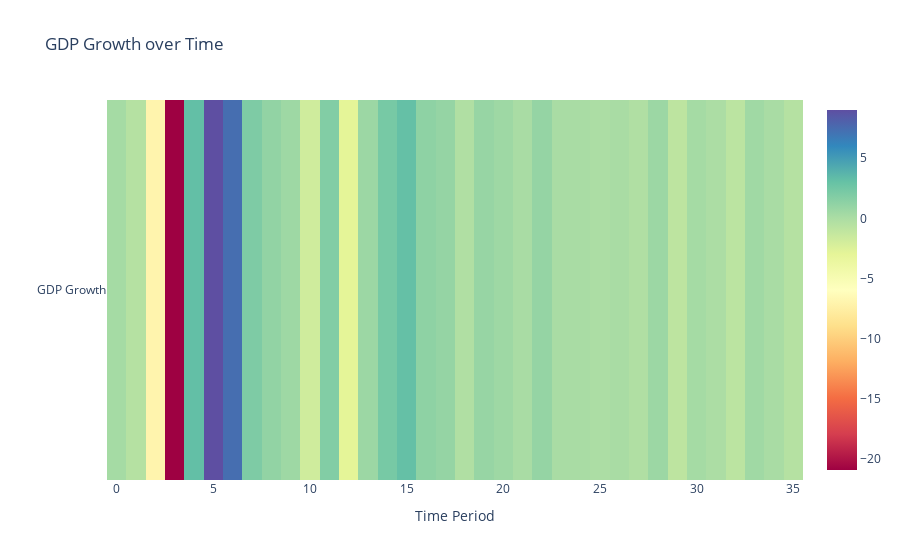

Notebook cell for this chart:
### Code cell
fig = go.Figure(data=go.Heatmap(
                   z=[data['GDP Growth']],
                   x=data.index,
                   y=['GDP Growth'],
                   colorscale='Spectral'))

fig.update_layout(title='GDP Growth over Time',
                  xaxis_title='Time Period',
                  yaxis_title='')

fig.show()

### Figure 1 — Plotly figure (JSON) as saved in the notebook; plotly's stock layout.template omitted (floating-point values rounded to 4 significant figures)
{"data": [{"colorscale": [[0, "rgb(158,1,66)"], [0.1, "rgb(213,62,79)"], [0.2, "rgb(244,109,67)"], [0.3, "rgb(253,174,97)"], [0.4, "rgb(254,224,139)"], [0.5, "rgb(255,255,191)"], [0.6, "rgb(230,245,152)"], [0.7, "rgb(171,221,164)"], [0.8, "rgb(102,194,165)"], [0.9, "rgb(50,136,189)"], [1, "rgb(94,79,162)"]], "type": "heatmap", "x": [0, 1, 2, 3, 4, 5, 6, 7, 8, 9, 10, 11, 12, 13, 14, 15, 16, 17, 18, 19, 20, 21, 22, 23, 24, 25, 26, 27, 28, 29, 30, 31, 32, 33, 34, 35], "y": ["GDP Growth"], "z": [[0.3, -0.5, -7, -20.9, 3.2, 9, 7.4, 2, 1.1, 0.6, -1.8, 1.8, -2.9, 0.7, 2.3, 3.1, 1.3, 1, -0.2, 0.9, 0.6, 0.1, 1, 0.1, 0.1, 0, 0.1, -0.2, 0.7, -0.9, 0.3, 0, -0.8, 0.5, 0.1, -0.5]]}], "layout": {"autosize": true, "title": {"text": "GDP Growth over Time"}, "xaxis": {"autorange": true, "range": [-0.5, 35.5], "title": {"text": "Time Period"}, "type": "linear"}, "yaxis": {"autorange": true, "range": [-0.5, 0.5], "title": {"text": ""}, "type": "category"}}}
